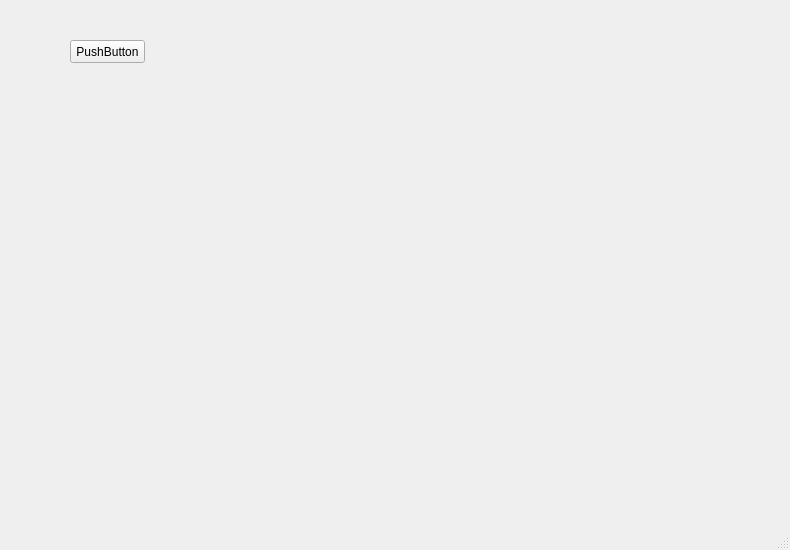
<?xml version="1.0" encoding="UTF-8"?>
<ui version="4.0">
 <class>MainWindow</class>
 <widget class="QMainWindow" name="MainWindow">
  <property name="geometry">
   <rect>
    <x>0</x>
    <y>0</y>
    <width>790</width>
    <height>550</height>
   </rect>
  </property>
  <property name="windowTitle">
   <string>MainWindow</string>
  </property>
  <widget class="QWidget" name="centralwidget">
   <widget class="QPushButton" name="pushButton">
    <property name="geometry">
     <rect>
      <x>70</x>
      <y>40</y>
      <width>75</width>
      <height>23</height>
     </rect>
    </property>
    <property name="text">
     <string>PushButton</string>
    </property>
   </widget>
  </widget>
  <widget class="QMenuBar" name="menubar">
   <property name="geometry">
    <rect>
     <x>0</x>
     <y>0</y>
     <width>790</width>
     <height>20</height>
    </rect>
   </property>
  </widget>
  <widget class="QStatusBar" name="statusbar"/>
 </widget>
 <resources/>
 <connections/>
</ui>
